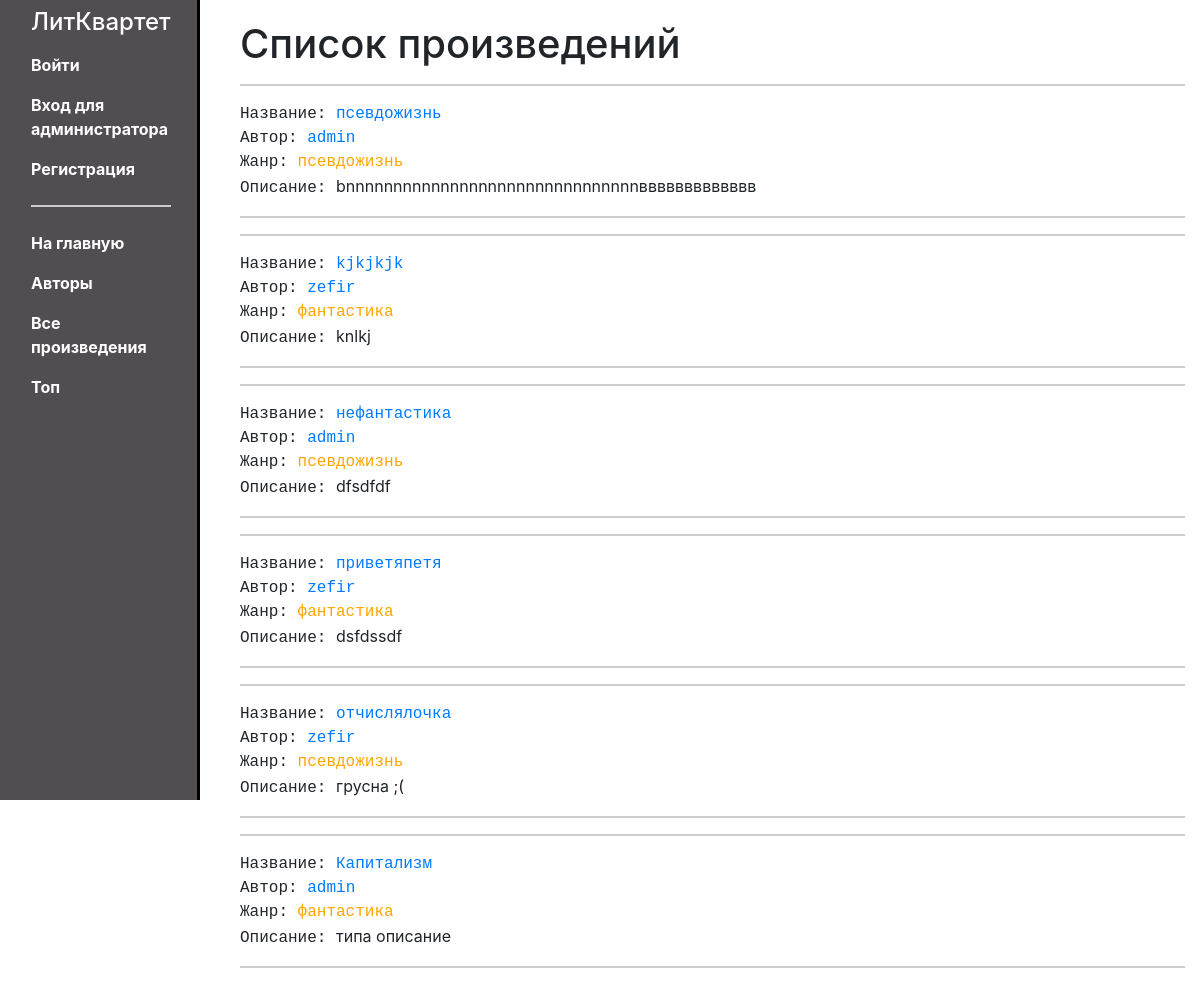
The app's page /writer/books/, older data.
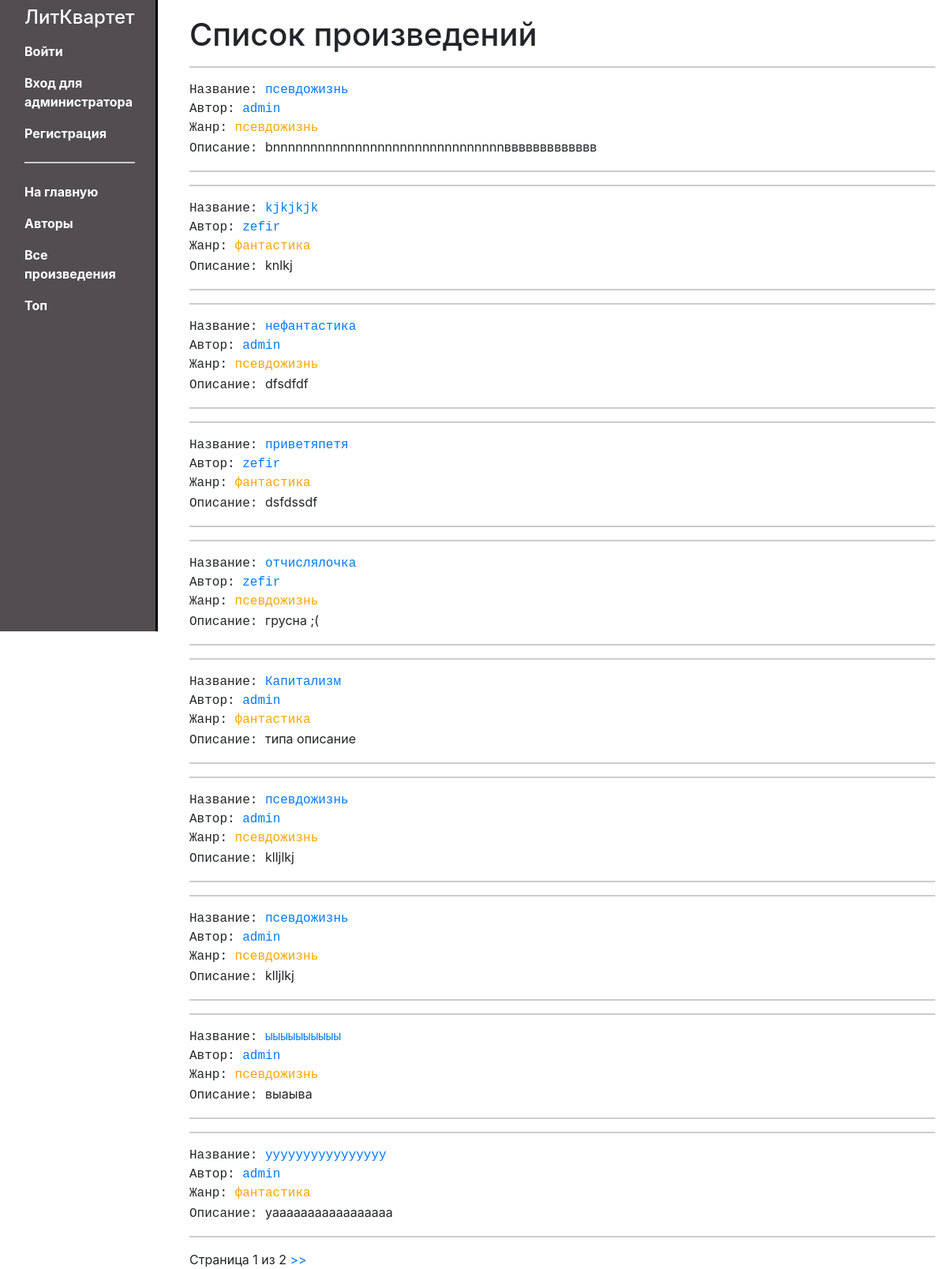
The same page, newer data.
### writer/models.py (models this page shows, shortened)
class Content(models.Model):
    id = models.UUIDField(primary_key=True, default=uuid.uuid4, help_text='Уникальный id для каждого произведения')
    author = models.ForeignKey(User, verbose_name='Автор', on_delete=models.CASCADE)
    ganre = models.ForeignKey('ContentType', on_delete=models.SET_NULL, null=True, verbose_name='Жанр')
    name = models.CharField('Название', max_length=200)
    description = models.TextField('Аннотация', max_length=500, null=True)
    data = models.TextField('Текст')

class ContentType(models.Model):
    id = models.UUIDField(primary_key=True, default=uuid.uuid4, help_text='Уникальный id для каждого жанра')
    name = models.CharField('Название', max_length=150)
    description = models.TextField('Описание', max_length=1000, blank=True, null=True)
    def __str__(self):
        return self.name

### writer/views.py (the view)
class ContentListView(generic.ListView):
    model = Content
    paginate_by = 10

### writer/templates/writer/content_list.html
{% extends "base_generic.html" %}
{% block content %}
    <h1>Список произведений</h1>
    {% if content_list %}
    <ul class="list-unstyled">
      {% for content in content_list %}
      <li>
          <hr>
        <samp>Название: <a href="{% url 'contentdetail' pk=content.pk %}" > {{ content.name }}</a></samp>
          <br>
          <samp>Автор: <a href="{% url 'writer-user-detail' pk=content.author.pk %}">{{content.author}}</a></samp>
          <br>
          <samp>Жанр: <samp class="text-custom" title="{{ content.ganre.description }}">{{ content.ganre }}</samp></samp>
          <p><samp>Описание: </samp>{{content.description}}</p>
          <hr>
      </li>
      {% endfor %}
    </ul>
    {% else %}
      <p>There are no books in the library.</p>
    {% endif %}
{% endblock %}

### writer/templates/base_generic.html (shortened to what this page needs)
<html lang="ru">
<head>
  <link rel="stylesheet" href="https://cdnjs.cloudflare.com/ajax/libs/twitter-bootstrap/4.6.1/css/bootstrap.min.css">
  {% load static %}
  <link rel="stylesheet" href="{% static 'css/style.css' %}">
</head>
<body>
  <div class="container-fluid">
    <div class="row">
      <div class="col-sm-2 sticky-top">
      {% block sidebar %}
          <nav class="navbar">
               <ul class="navbar-nav flex-column ">
                 <li class="nav-item text-white">
                    <h4>ЛитКвартет</h4>
                </li>
                             {% if user.is_authenticated %}
             <li class="nav-item text-white">Пользователь: <p class="font-italic text-white">{{ user.get_username }}</p></li>
             <li class="nav-item"><a class="nav-link text-white font-weight-bold" href="{% url 'logout'%}?next={{request.path}}">Выход</a></li>
           {% else %}
             <li class="nav-item"><a class="nav-link text-white font-weight-bold" href="{% url 'login'%}?next={{request.path}}">Войти</a></li>
              <li class="nav-item">
                  <a href="{% url 'admin:index'%}" class="nav-link text-white font-weight-bold">Вход для администратора</a>
              </li>
                    <li class="nav-item">
                  <a href="{% url 'register'%}" class="nav-link text-white font-weight-bold">Регистрация</a>
              </li>
           {% endif %}
                     <li class="nav-item">
                      <hr>
                  </li>
                    <li class="nav-item">
                      <a href="{% url 'index' %}" class="nav-link text-white font-weight-bold">На главную</a>
                  </li>
                  <li class="nav-item">
                      <a href="{% url 'users' %}" class="nav-link text-white font-weight-bold">Авторы</a>
                  </li>
                  <li class="nav-item">
                      <a href="{% url 'books' %}" class="nav-link text-white font-weight-bold">Все произведения</a>
                  </li>
                   <li class="nav-item">
                      <a href="{% url 'top_contents' %}" class="nav-link text-white font-weight-bold">Топ</a>
                  </li>
              </ul>
          </nav>
          {% endblock %}
      </div>
      <div class="col-sm-10 ">
      {% block content %}{% endblock %}
          {% block pagination %}
  {% if is_paginated %}
      <div class="pagination">
          <span class="page-links">
              <span class="page-current">
                  Страница {{ page_obj.number }} из {{ page_obj.paginator.num_pages }}
              </span>
              {% if page_obj.has_next %}
                  <a href="{{ request.path }}?page={{ page_obj.next_page_number }}">>></a>
              {% endif %}
          </span>
      </div>
  {% endif %}
{% endblock %}
      </div>
    </div>
  </div>
</body>
</html>

### writer/static/css/style.css (style rules this page uses)
body { background-color: white; }
.col-sm-2 { border-right: 3px solid; border-right-color: #000; height: 100vh; }
.col-sm-10 { padding-left: 40px; padding-top: 20px; }
.col-sm-2 { background-color: #514D51; }
hr { border-top: 2px double #ccc; }
.text-custom { color: #FFA500; }

Row changes from the older to the newer data that the page shows:
added Content: name "псевдожизнь", author "admin", ganre "псевдожизнь", description "klljlkj"
added Content: name "псевдожизнь", author "admin", ganre "псевдожизнь", description "klljlkj"
added Content: name "ыыыыыыыыыы", author "admin", ganre "псевдожизнь", description "выаыва"
added Content: name "уууууууууууууууу", author "admin", ganre "фантастика", description "уааааааааааааааааа"
Text that changed along with them:
{{ page_obj.number }}: (not shown) → "1"
{{ page_obj.paginator.num_pages }}: (not shown) → "2"
text now shown: "Страница из >>"
